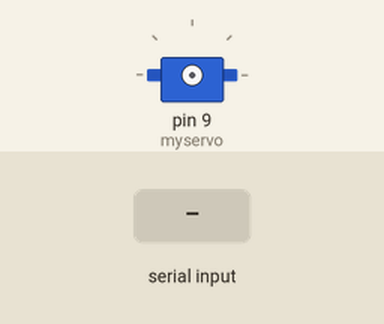
Simulated run of this sketch. Board: Arduino Uno, built with avr-gcc and run on an emulated ATmega328P. Shown: servo. Inputs (shaded band) come from the test bench.

Above: at 1.2 s.
1.3 s: "90,45\n" received over Serial
At 4.0 s:
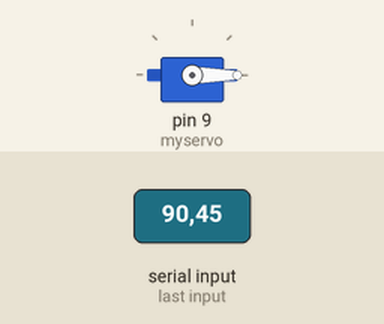
4.3 s: "30,150\n" received over Serial
At 6.5 s:
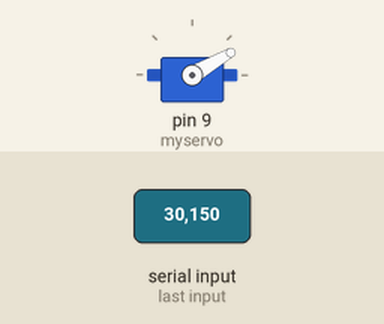
6.8 s: "200\n" received over Serial
At 8.5 s:
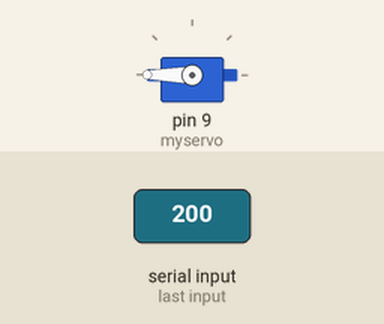
8.8 s: "1,90,45\n" received over Serial
At 11.7 s:
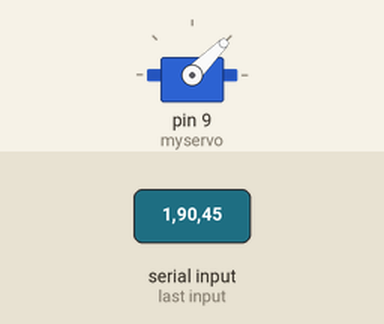
11.8 s: "90\n" received over Serial
At 13.9 s:
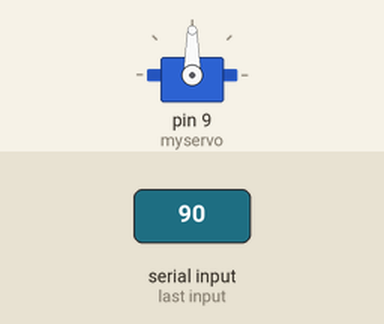
14.8 s: "1,90\n" received over Serial
At 16.6 s:
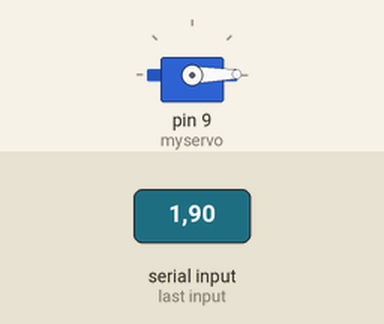
Timing chart, 0 to 18.8 s (numbered marks = the images above; inputs shaded):
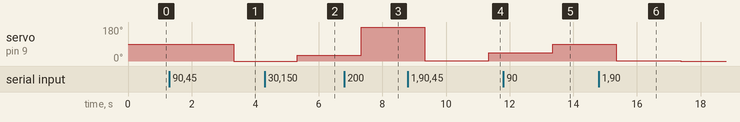

The sketch:

manual_gws.ino
```cpp
#include <Servo.h>
int d,d0;
Servo myservo;

void setup()
{
  Serial.begin(9600);
  Serial.setTimeout(10); // 設定為每10毫秒結束一次讀取(數字愈小愈快)
  //myservo.write(d);
}
int rest_time = 5, expt_time = 10; // in min.

void loop()
{
  //int d = 0;
  if(Serial.available()){
//    d = atoi(cmd)
    d = Serial.parseInt();
    d0 = Serial.parseInt();
//    Serial.print(d);
//    Serial.print(" , ");
    if(0 <= d && d <= 360){   //180 for pull, 0 for push.
      myservo.attach(9);      // 連接數位腳位9，伺服馬達的訊號線
      myservo.write(d);
      delay(2000);
      myservo.detach();
    }

  }
//  else{
//    if(0 <= d && d <= 360){   //180 for pull, 0 for push.
//      myservo.attach(9);      // 連接數位腳位9，伺服馬達的訊號線
//      myservo.write(d);
////      Serial.println(myservo.read());
////    delay(2000);
////      myservo.detach();
//    }
//  }

}
```

Measured:
- after the input at 1.3 s, servo on pin 9 (myservo): 90° → 0° after 2.0 s
- after the input at 4.3 s, servo on pin 9 (myservo): 0° → 30° after 1.0 s
- after the input at 6.8 s, servo on pin 9 (myservo): 30° → 180° after 0.54 s
- after the input at 8.8 s, servo on pin 9 (myservo): 180° → 1° after 0.54 s, → 45° 2.0 s later
- after the input at 11.8 s, servo on pin 9 (myservo): 45° → 90° after 1.6 s
- after the input at 14.8 s, servo on pin 9 (myservo): 90° → 1° after 0.56 s, → 0° 2.0 s later
